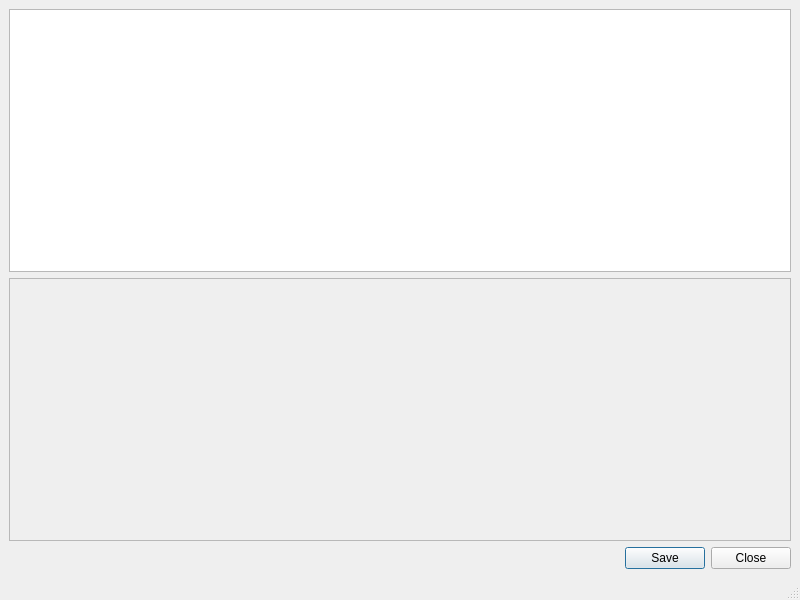
<?xml version="1.0" encoding="UTF-8"?>
<ui version="4.0">
 <class>SpatialForms</class>
 <widget class="QMainWindow" name="SpatialForms">
  <property name="geometry">
   <rect>
    <x>0</x>
    <y>0</y>
    <width>800</width>
    <height>600</height>
   </rect>
  </property>
  <property name="windowTitle">
   <string>MainWindow</string>
  </property>
  <widget class="QWidget" name="centralwidget">
   <layout class="QVBoxLayout" name="verticalLayout">
    <item>
     <layout class="QVBoxLayout" name="str_notification"/>
    </item>
    <item>
     <widget class="QTreeView" name="tree_view">
      <property name="maximumSize">
       <size>
        <width>16777215</width>
        <height>350</height>
       </size>
      </property>
      <property name="autoScrollMargin">
       <number>16</number>
      </property>
      <property name="alternatingRowColors">
       <bool>true</bool>
      </property>
     </widget>
    </item>
    <item>
     <widget class="QStackedWidget" name="component_container">
      <property name="sizePolicy">
       <sizepolicy hsizetype="Expanding" vsizetype="Expanding">
        <horstretch>0</horstretch>
        <verstretch>0</verstretch>
       </sizepolicy>
      </property>
      <property name="frameShape">
       <enum>QFrame::StyledPanel</enum>
      </property>
      <property name="midLineWidth">
       <number>0</number>
      </property>
      <property name="currentIndex">
       <number>-1</number>
      </property>
     </widget>
    </item>
    <item>
     <widget class="QDialogButtonBox" name="buttonBox">
      <property name="orientation">
       <enum>Qt::Horizontal</enum>
      </property>
      <property name="standardButtons">
       <set>QDialogButtonBox::Close|QDialogButtonBox::Save</set>
      </property>
     </widget>
    </item>
   </layout>
  </widget>
  <widget class="QMenuBar" name="menubar">
   <property name="geometry">
    <rect>
     <x>0</x>
     <y>0</y>
     <width>800</width>
     <height>26</height>
    </rect>
   </property>
  </widget>
  <widget class="QStatusBar" name="statusbar"/>
 </widget>
 <resources/>
 <connections/>
</ui>
